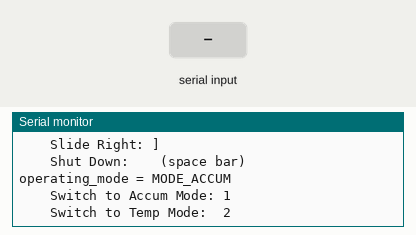
This sketch was run on a simulated Arduino Uno, built with avr-gcc and run on an emulated ATmega328P. Shown: the last lines printed to the serial monitor. The test bench sets the inputs (shaded band).

Above: at 1.2 s.
1.3 s: "1" received over Serial
At 1.8 s:
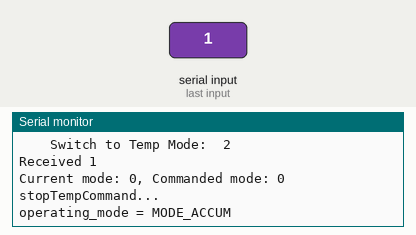
2.8 s: byte 91 (SLIDE_LEFT) received over Serial
At 4.0 s:
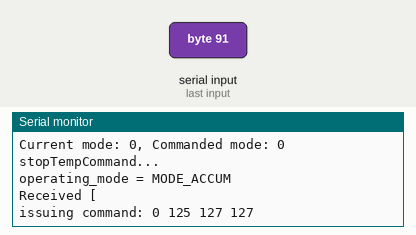
4.3 s: byte 93 (SLIDE_RIGHT) received over Serial
At 5.1 s:
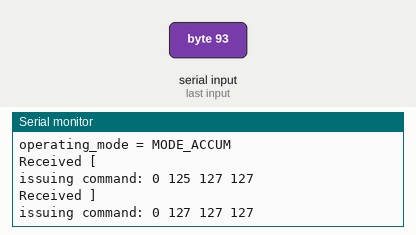
5.8 s: byte 97 (TURN_LEFT) received over Serial
At 6.3 s:
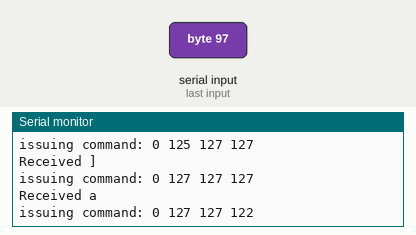
7.3 s: byte 100 (TURN_RIGHT) received over Serial
At 8.5 s:
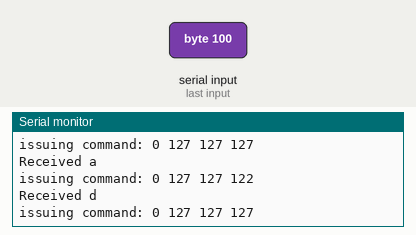
8.8 s: byte 115 (BACKWARD) received over Serial
At 9.7 s:
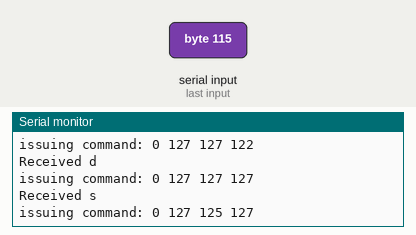

The sketch:

TestQuadCopterController.ino
```cpp
// (licence header left out)
#include "MCP42XXX.h"
#include "SPI.h"

#define SLIDE_LEFT ('[')   //it's below the '-', so it's close to the power controls
#define SLIDE_RIGHT (']')  //it's below the '+', so it's close to the power controls
#define BACKWARD ('s')     //it's between the 'a' and the 'd', forming a cluster
#define FOREWARD ('w')     //it's above the 's', so it's close to its opposite
#define TURN_LEFT ('a')    //it's the row as 'd',it's opposite, forming a cluster
#define TURN_RIGHT ('d')   //it's the row as 'a',it's opposite, forming a cluster
#define POWER_DOWN ('-')   //clearly, this means "less power"
#define POWER_UP ('=')     //it's the '+' (more power), but without needing to press the shift key
#define SHUT_DOWN (' ')
#define CHANGE_MODE_ACCUM ('1')
#define CHANGE_MODE_TEMP ('2')

#define MAX_VAL (255)
#define MIN_VAL (0)

//define order of joystick axes in the potValues array
#define IND_UP_DOWN (0)
#define IND_SLIDE (1)
#define IND_BACK_FORE (2)
#define IND_TURN (3)

//define the operating mode
#define MODE_ACCUM 0     //for trimming
#define MODE_TEMP 1  // for temporary commands


const int SS_pin = 10;
const int chan_per_device = 2;
MCP42XXX digiPots = MCP42XXX(SS_pin,true,chan_per_device);
const int n_Devices = 2;
const int n_PotValues = 4;
byte potValues[n_PotValues];
byte defaultPotValues[n_PotValues];
byte potIncrement_accum[] = {2,2,2,5};
byte potIncrement_temp[] = {10, 10, 10, 10};
int operating_mode = MODE_ACCUM;

volatile char inChar;
unsigned long lastCommand_millis = 0;
int commndDuration_millis = 500;


void setup() {
  // initialize serial:
  Serial.begin(115200);

  //define default pot values...adjust these to trim out level flight
  defaultPotValues[IND_UP_DOWN] = 0; //always have this be zero!
  defaultPotValues[IND_SLIDE] = 127;  //something close to mid point
  defaultPotValues[IND_BACK_FORE] = 127; //something close to mid point
  defaultPotValues[IND_TURN] = 127;  //something close to mid point

  //initialize setup
  shutDownQuadcopter();

  // print help
  Serial.println(F("TestHexBugController: starting..."));
  Serial.println(F("Commands Include: "));
  Serial.print(F("    Power Up:    ")); Serial.println(POWER_UP);
  Serial.print(F("    Power Down:  ")); Serial.println(POWER_DOWN);
  Serial.print(F("    Foreward:    ")); Serial.println(FOREWARD);
  Serial.print(F("    Backward:    ")); Serial.println(BACKWARD);
  Serial.print(F("    Turn Left:   ")); Serial.println(TURN_LEFT);
  Serial.print(F("    Turn Right:  ")); Serial.println(TURN_RIGHT);
  Serial.print(F("    Slide Left:  ")); Serial.println(SLIDE_LEFT);
  Serial.print(F("    Slide Right: ")); Serial.println(SLIDE_RIGHT);
  Serial.print(F("    Shut Down:   ")); Serial.println(F(" (space bar) "));
  printOperatingMode();
  Serial.print(F("    Switch to Accum Mode: ")); Serial.println(CHANGE_MODE_ACCUM);
  Serial.print(F("    Switch to Temp Mode:  ")); Serial.println(CHANGE_MODE_TEMP);

}

void shutDownQuadcopter() {
  Serial.println(F("shutDownQuadCopter..."));
  for (int i=0; i<n_PotValues; i++) {
    potValues[i]=defaultPotValues[i];
  }
  potValues[IND_UP_DOWN] = 0;
  digiPots.setValues(potValues,n_PotValues);
}

void stopTempCommand() {
  Serial.println(F("stopTempCommand..."));
  for (int i=0; i<n_PotValues; i++) {
    if (i != IND_UP_DOWN) {
      potValues[i]=defaultPotValues[i];
    }
  }
  digiPots.setValues(potValues,n_PotValues);
}

void loop() {
  // print the string when a newline arrives:
  if (millis() > lastCommand_millis+commndDuration_millis) {
    lastCommand_millis = millis()+500; //don't do this branch for a few milliseconds
    if (operating_mode == MODE_TEMP) {
      stopTempCommand();
    }
  }
}


/*
  SerialEvent occurs whenever a new data comes in the
 hardware serial RX.  This routine is run between each
 time loop() runs, so using delay inside loop can delay
 response.  Multiple bytes of data may be available.
 */
void serialEvent() {
  while (Serial.available()) {
    char inChar = (char)Serial.read();
    Serial.print("Received "); Serial.println(inChar);
    switch (inChar) {
      case SLIDE_LEFT:
        incrementPotAndIssueCommand(IND_SLIDE,-1); break;
      case SLIDE_RIGHT:
        incrementPotAndIssueCommand(IND_SLIDE,1); break;
      case TURN_LEFT:
        incrementPotAndIssueCommand(IND_TURN,-1); break;
      case TURN_RIGHT:
        incrementPotAndIssueCommand(IND_TURN,1); break;
      case BACKWARD:
        incrementPotAndIssueCommand(IND_BACK_FORE,-1); break;
      case FOREWARD:
        incrementPotAndIssueCommand(IND_BACK_FORE,1); break;
       case POWER_DOWN:
        incrementPotAndIssueCommand(IND_UP_DOWN,-1); break;
      case POWER_UP:
        incrementPotAndIssueCommand(IND_UP_DOWN,1); break;
      case SHUT_DOWN:
        shutDownQuadcopter(); break;
      case CHANGE_MODE_ACCUM:
        switchOperatingMode(MODE_ACCUM); break;
      case CHANGE_MODE_TEMP:
        switchOperatingMode(MODE_TEMP); break;
     }
  }
}

void incrementPotAndIssueCommand(int index,int sign) {

  //is this a legitimate index?
  if (index < n_PotValues) {

    //compute the new command value
    int increment = (int)potIncrement_accum[index];
    if (operating_mode == MODE_TEMP) increment = (int)potIncrement_temp[index];
    if (sign < 0) increment = -increment;
    int foo_val = ((int)potValues[index]) + increment;
    foo_val = max(MIN_VAL,min(MAX_VAL,foo_val));
    potValues[index] = ((byte)foo_val);

    if (operating_mode == MODE_ACCUM) {
      defaultPotValues[index] = potValues[index];
    }

    //print the command
    Serial.print(F("issuing command: "));
    for(int i=0; i<n_PotValues; i++) {
      Serial.print(potValues[i]);
      Serial.print(" ");
    }
    Serial.println();

    //issue the command
    digiPots.setValues(potValues,n_PotValues);
  }
}

void switchOperatingMode(int new_mode) {
  Serial.print(F("Current mode: "));
  Serial.print(operating_mode);
  Serial.print(F(", Commanded mode: "));
  Serial.println(new_mode);

  stopTempCommand(); //stop any temporary command currently happening
  operating_mode = new_mode; //change the mode
  printOperatingMode();
}

void printOperatingMode(void) {
  switch (operating_mode) {
    case MODE_ACCUM:
      Serial.println(F("operating_mode = MODE_ACCUM"));
      break;
    case MODE_TEMP:
      Serial.println(F("operating_mode = MODE_TEMP"));
      break;
  }
}
```

MCP42XXX.cpp
```cpp
#include "MCP42XXX.h"


MCP42XXX::MCP42XXX(int SSpin,boolean start_SPI_bus, int chanPerDevice) {
  chan_per_device= chanPerDevice;

  //configure the slave select pin on the Arduino (ie, the pin that connects to *CS)
  SS_pin = SSpin;
  digitalWrite(SS_pin,HIGH);
  pinMode(SS_pin, OUTPUT);

  //start the SPI bus
  if (start_SPI_bus) {
    SPI.begin();
    SPI.setDataMode(SPI_MODE0);
    SPI.setBitOrder(MSBFIRST);
  }
}

//Assume that the values are chan 0 then chan 1.
//If more values are included assume it is for additional daisy-chained devices.
//Assume the values for the last device are first and the values for the first deivce are last
void MCP42XXX::setValues(byte values[], int n_values) {

  //prepare command byte
  byte command;
  int ind;
  int n_devices = n_values / chan_per_device;
  for (int Ichan = 0; Ichan < chan_per_device; Ichan++) {
    //set chip select low to begin data transfer for this set of channels
//    Serial.println(F("MCP42XXX: setting SS_pin LOW"));
    digitalWrite(SS_pin,LOW);
    delayMicroseconds(10);

    for (int Idevice = 0; Idevice < n_devices; Idevice++) {

      command = 0b00010000; //write data
      if (Ichan==0) {
        //potentiometer 0
        command = bitSet(command,0);
      } else {
        //potentiometer 1
        command = bitSet(command,1);
      }

      //transmit data
      ind = (Idevice*chan_per_device)+Ichan;
      if (ind < n_values) {
//        Serial.print("MCP42XXX: Transfering ");
//        Serial.print(command,BIN);
//        Serial.print(" ");
//        Serial.println(values[ind]);
        SPI.transfer(command);
        SPI.transfer(values[ind]);
      }
    }

    //set chip select hight to close the data transfer
//    Serial.println(F("MCP42XXX: setting SS_pin HIGH"));
    digitalWrite(SS_pin,HIGH);
    delayMicroseconds(10);
  }
}
```

MCP42XXX.h
```cpp
// (licence header left out)
#include "Arduino.h"
#include "SPI.h"

#ifndef MCP42XXX_h
#define MCP42XXX_h

class MCP42XXX {
  public:
    MCP42XXX(int SSpin,boolean start_SPI_bus,int chanPerDevice);
    void setValues(byte values[], int n_values); //last device first, chan 0 then chan 1

  private:
    int SS_pin;
    int chan_per_device;
};

#endif
```

Measured:
- after the input at 1.3 s, the serial monitor: prints a new line at once (image 1)
- after the input at 2.8 s, the serial monitor: prints a new line at once (image 2)
- after the input at 4.3 s, the serial monitor: prints a new line at once (image 3)
- after the input at 5.8 s, the serial monitor: prints a new line at once (image 4)
- after the input at 7.3 s, the serial monitor: prints a new line at once (image 5)
- after the input at 8.8 s, the serial monitor: prints a new line at once (image 6)
